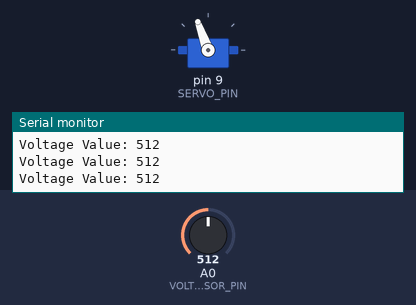
Recording of a program running on a simulated Arduino Mega 2560, built with avr-gcc and run on an emulated ATmega2560. Shown: servo, the last lines printed to the serial monitor. Inputs (shaded band) come from the test bench; at power-on: A0 (VOLTAGE_SENSOR_PIN) = 512.

Above: at 1.2 s.
1.3 s: A0 (VOLTAGE_SENSOR_PIN) set to 312
2.8 s: A0 (VOLTAGE_SENSOR_PIN) set to 290
At 3.8 s:
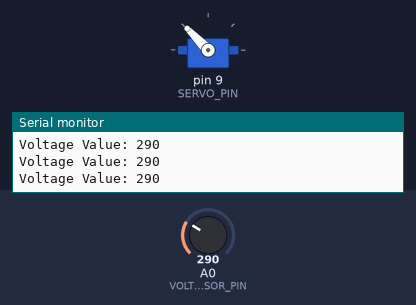
4.3 s: A0 (VOLTAGE_SENSOR_PIN) set to 306
At 4.9 s:
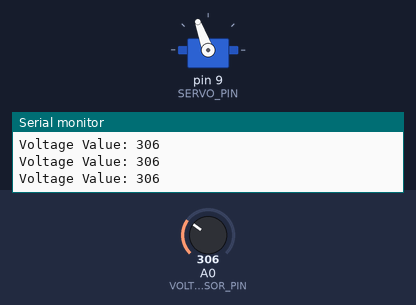
Timing chart, 0 to 7.3 s (numbered marks = the images above; inputs shaded):
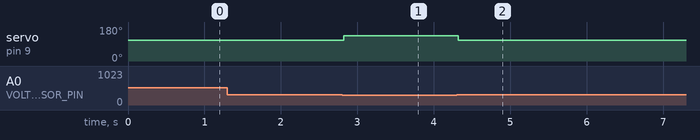

Measured:
- the behaviour switches between 301 and 300 on A0 (VOLTAGE_SENSOR_PIN) (found by bisection; images 0 and 1)
- after the input at 2.8 s, servo on pin 9 (SERVO_PIN): 110° → 134° at once
- after the input at 4.3 s, servo on pin 9 (SERVO_PIN): 134° → 110° at once

The program:

main.cpp
```cpp
#include <Arduino.h>
#include <Servo.h>

// Constants
const int VOLTAGE_SENSOR_PIN = A0;
const int SERVO_PIN = 9;
const int SERVO_CLOCKWISE_POSITION = 110;  // Clockwise position
const int SERVO_COUNTERCLOCKWISE_POSITION = 134;  // Counterclockwise position
const int SERVO_NEUTRAL_POSITION = 122;  // Neutral position
const int VOLTAGE_THRESHOLD_CLOCKWISE = 300;  // Threshold for clockwise actuation
const int VOLTAGE_THRESHOLD_COUNTERCLOCKWISE = 150;  // Threshold for counterclockwise actuation
const bool DEBUG_OUTPUT = true;

// Servo object
Servo myServo;

void setup() {
  if (DEBUG_OUTPUT) {
    Serial.begin(9600);
  }

  myServo.attach(SERVO_PIN);
  if (!myServo.attached()) {
    // Handle servo attachment error
  }

  // Initialize servo to neutral position
  myServo.write(SERVO_NEUTRAL_POSITION);
}

void loop() {
  int voltageValue = (int)analogRead(VOLTAGE_SENSOR_PIN);

  if (DEBUG_OUTPUT) {
    Serial.print("Voltage Value: ");
    Serial.println(voltageValue);
  }

  if (VOLTAGE_THRESHOLD_CLOCKWISE >= voltageValue && voltageValue >= VOLTAGE_THRESHOLD_COUNTERCLOCKWISE ) {
    // Actuate counterclockwise
    myServo.write(SERVO_COUNTERCLOCKWISE_POSITION);
  } else if (voltageValue > VOLTAGE_THRESHOLD_CLOCKWISE) {
    // Actuate clockwise
    myServo.write(SERVO_CLOCKWISE_POSITION);
  } else {
    // Return to neutral position
    myServo.write(SERVO_NEUTRAL_POSITION);
  }

  delay(15); // Consider replacing with a more precise timing mechanism
}
```
